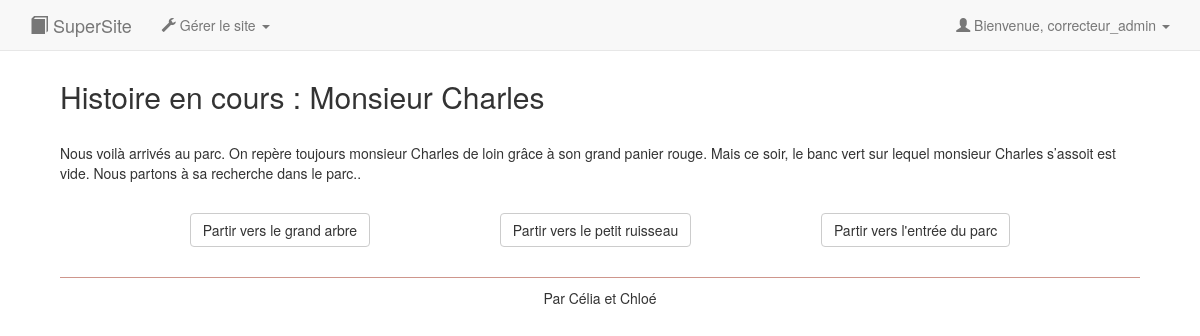
Page /hist.php?id_hist=1&id_sit=2 (signed in) on the committed database.
### tables this page shows
CREATE TABLE `histoire` (
  `id_hist` int(11) NOT NULL,
  `titre` varchar(50) NOT NULL,
  `image` varchar(20) NOT NULL,
  `description` varchar(700) NOT NULL,
  `affichee` tinyint(1) NOT NULL DEFAULT 1,
  `id_sit_initiale` int(11) NOT NULL,
  `id_sit_finale` int(11) NOT NULL
);

CREATE TABLE `situation` (
  `id_sit` int(11) NOT NULL,
  `paragraphe` varchar(2000) NOT NULL,
  `id_hist` int(11) NOT NULL
);

CREATE TABLE `choix` (
  `id_choix` int(11) NOT NULL,
  `intitule` varchar(150) NOT NULL,
  `vie` int(11) NOT NULL,
  `id_sit_suivante` int(11) NOT NULL,
  `id_sit_precedente` int(11) NOT NULL
);

### hist.php (the view, shortened to what this page needs)
<!doctype html>
<html>
<?php
    require "connect.php";
    require "head.php";
    if(isset($_GET['id_hist']) and isset($_GET['id_sit'])){
        $id_hist = $_GET['id_hist'];
        $id_sit = $_GET['id_sit'];
    }
    if ($BDD){
        $req_hist = "SELECT * FROM histoire WHERE id_hist=:unIDhist";
        $rep_hist = $BDD->prepare($req_hist);
        $rep_hist->execute(array("unIDhist"=>$id_hist));
        $histoire = $rep_hist->fetch();
        $req_sit = "SELECT * FROM situation WHERE id_hist=:unIDhist and id_sit=:unIDsit";
        $rep_sit = $BDD->prepare($req_sit);
        $rep_sit->execute(array(
            "unIDhist"=>$id_hist,
            "unIDsit"=>$id_sit
        ));
        $situation = $rep_sit->fetch();
        $req_choix = "SELECT * FROM choix WHERE id_sit_precedente=:unIDsit";
        $rep_choix = $BDD->prepare($req_choix);
        $rep_choix->execute(array("unIDsit"=>$id_sit));
        $ensemble_choix = $rep_choix->fetchAll();
    }
?>
    <body>
        <div class="container">
            <?php require_once "header.php"; ?>
            <div>
                <h2> Histoire en cours : <?= $histoire['titre'] ?> </h2>
                <br/>
            </div>
            <div class=" paragraph">
                <p>
                    <?php echo $situation['paragraphe'];?>
                </p>
            </div>
            <br>
            <div>
                <div class="ligne_choix" >
                    <?php foreach ($ensemble_choix as $choix) { ?>
                        <div class="col-sm">
                            <p>
                                <a class="btn btn-default btn-secondary" href="hist.php?id_hist=<?= $id_hist ?>&id_sit=<?= $choix['id_sit_suivante']?>"> <?php echo $choix['intitule'] ?> </a>
                            </p>
                        </div>
                    <?php } ?>
                    </div>
                    </div>
        <br>
        <?php require_once "footer.php"?>
    </body>
</html>

### css/style.css (style rules this page uses)
body { padding: 5%; }
.paragraph { background-color :rgba(255, 255, 255, 0.676); }
.ligne_choix { display: flex; justify-content: space-evenly; }

### rows in the picture
histoire: titre "Monsieur Charles"
situation: paragraphe "Nous voilà arrivés au parc. On repère toujours monsieur Charles de loin grâce à son grand panier rouge. Mais ce soir, le banc vert sur lequel monsieur Charles s’assoit est vide. Nous partons à sa recherche dans le parc.."
choix: intitule "Partir vers le grand arbre"
choix: intitule "Partir vers le petit ruisseau"
choix: intitule "Partir vers l'entrée du parc"

### other values in the picture
$_SESSION['login'] "correcteur_admin"
